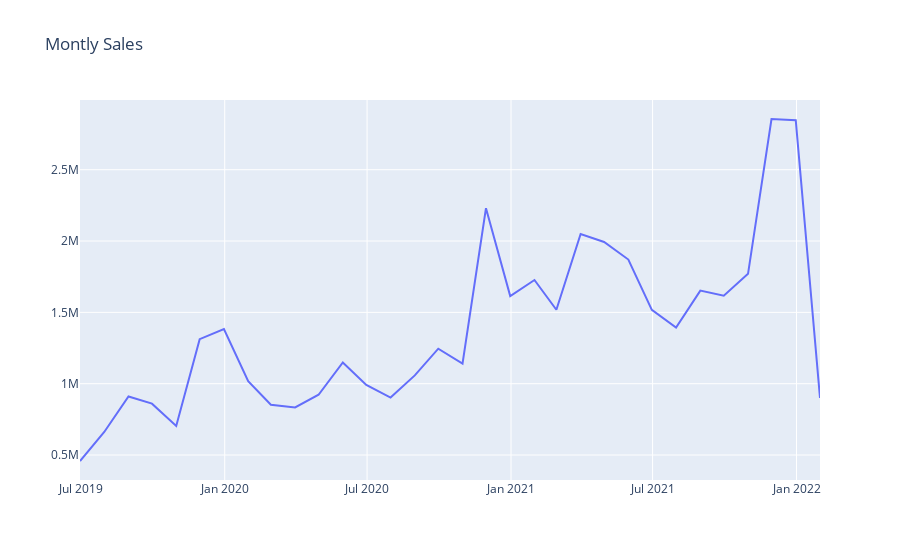

This figure's notebook cell:
### Markdown cell above
## 4-Check whether the data is stationary or not

### Code cell
plot_data = [
    go.Scatter(
        x=df_m['date'],
        y=df_m['sale'],
    )
]
plot_layout = go.Layout(
        title='Montly Sales'
    )
fig = go.Figure(data=plot_data, layout=plot_layout)
pyoff.iplot(fig)
